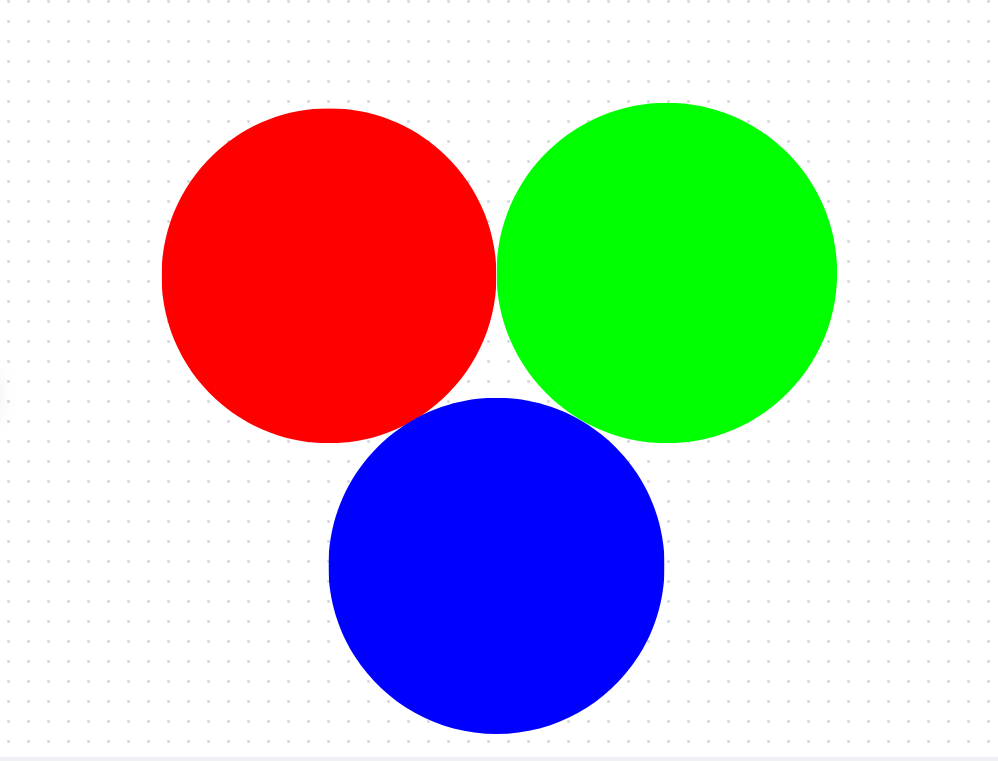
#> input picture code/images/img2.png, 998 x 761 px; its folder holds only this picture in this run
$ python hw13.py
#> lines starting #> are read from the running program, lines starting #| are printed output that depends on the picture
import cv2
import numpy as np
import matplotlib.pyplot as plt
import glob
import os

# ---------- Helper Functions ----------

def adjust_contrast(img, level):
    """Adjust contrast: level ∈ ['low', 'normal', 'high']"""
    if level == 'low':
        return cv2.convertScaleAbs(img, alpha=0.5, beta=30)
    elif level == 'high':
        return cv2.convertScaleAbs(img, alpha=1.5, beta=-30)
    else:
        return img

def apply_fft(img):
    dft = cv2.dft(np.float32(img), flags=cv2.DFT_COMPLEX_OUTPUT)
    dft_shift = np.fft.fftshift(dft)
    magnitude = 20 * np.log(cv2.magnitude(dft_shift[:,:,0], dft_shift[:,:,1]) + 1)
    return dft, dft_shift, magnitude

def make_filters(shape, low=30, high=60):
    rows, cols = shape
    crow, ccol = rows//2, cols//2

    # Low-pass
    low_pass = np.zeros((rows, cols, 2), np.float32)
    cv2.circle(low_pass, (ccol, crow), low, (1,1,0), -1)

    # High-pass
    high_pass = np.ones((rows, cols, 2), np.float32)
    cv2.circle(high_pass, (ccol, crow), high, (0,0,0), -1)

    # Band-pass
    band_pass = np.zeros((rows, cols, 2), np.float32)
    cv2.circle(band_pass, (ccol, crow), high, (1,1,0), -1)
    cv2.circle(band_pass, (ccol, crow), low, (0,0,0), -1)

    return low_pass, high_pass, band_pass

def apply_filter(dft_shift, mask):
    fshift = dft_shift * mask
    f_ishift = np.fft.ifftshift(fshift)
    img_back = cv2.idft(f_ishift)
    img_back = cv2.magnitude(img_back[:,:,0], img_back[:,:,1])
    return img_back

# ---------- Main Processing ----------

os.makedirs("results", exist_ok=True)
img_paths = sorted(glob.glob("./images/*"))[:5]  # take 5 images

for idx, path in enumerate(img_paths):
    img = cv2.imread(path, cv2.IMREAD_GRAYSCALE)
#> img: shape (761, 998); min 80, max 255, mean 216.6
    contrasts = ["low", "normal", "high"]
    low_pass, high_pass, band_pass = make_filters(img.shape, 30, 80)

    # We’ll now show 5 columns: original, FFT, low-pass, high-pass, band-pass
    fig, axes = plt.subplots(3, 5, figsize=(15, 8))
    fig.suptitle(f"Image {idx+1}: Frequency Domain Analysis", fontsize=14)

    for i, c in enumerate(contrasts):
        adj = adjust_contrast(img, c)
        dft, dft_shift, magnitude = apply_fft(adj)

        img_low = apply_filter(dft_shift, low_pass)
        img_high = apply_filter(dft_shift, high_pass)
        img_band = apply_filter(dft_shift, band_pass)

        # Plot all
        axes[i,0].imshow(adj, cmap='gray')
        axes[i,0].set_title(f"{c.capitalize()} Contrast")

        axes[i,1].imshow(magnitude, cmap='gray')
        axes[i,1].set_title("FFT Magnitude")

        axes[i,2].imshow(img_low, cmap='gray')
        axes[i,2].set_title("Low-pass")

        axes[i,3].imshow(img_high, cmap='gray')
        axes[i,3].set_title("High-pass")

        axes[i,4].imshow(img_band, cmap='gray')
        axes[i,4].set_title("Band-pass")

        for j in range(5):
            axes[i,j].axis('off')
#> this loop made 3 passes
#> pass 1, `adj = adjust_contrast(img, c)`:
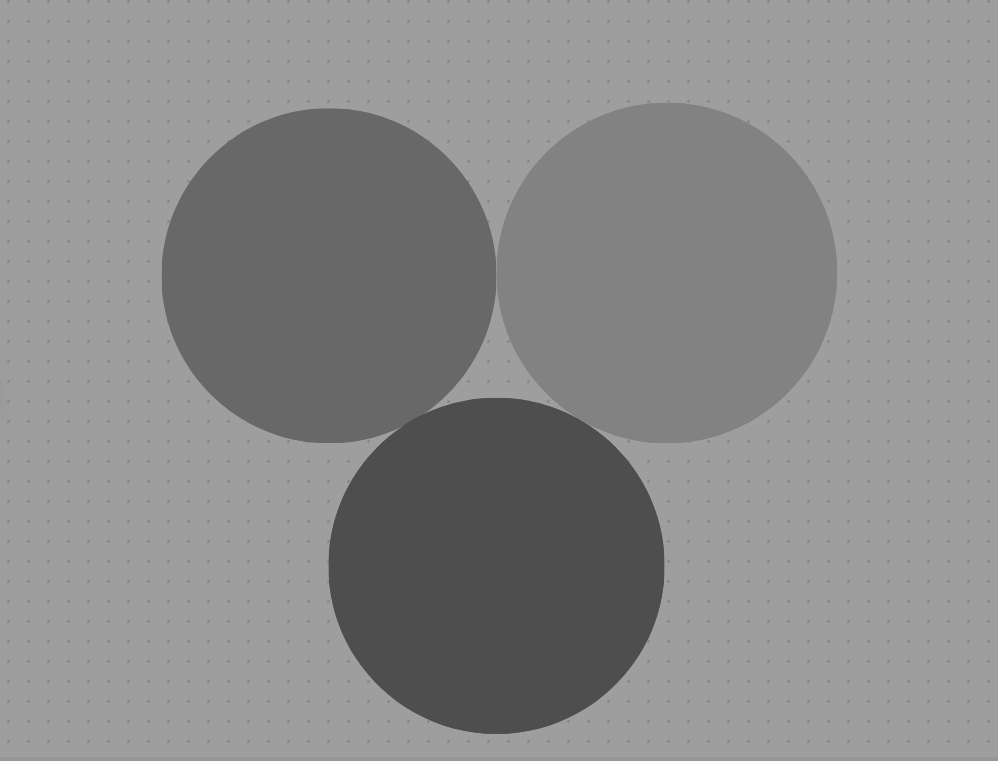
#> adj: shape (761, 998); min 70, max 158, mean 138.7
#> pass 1, in apply_fft, `magnitude = 20 * np.log(cv2.magnitude(dft_shift[:,:,0], dft_shift[:,:,..`:
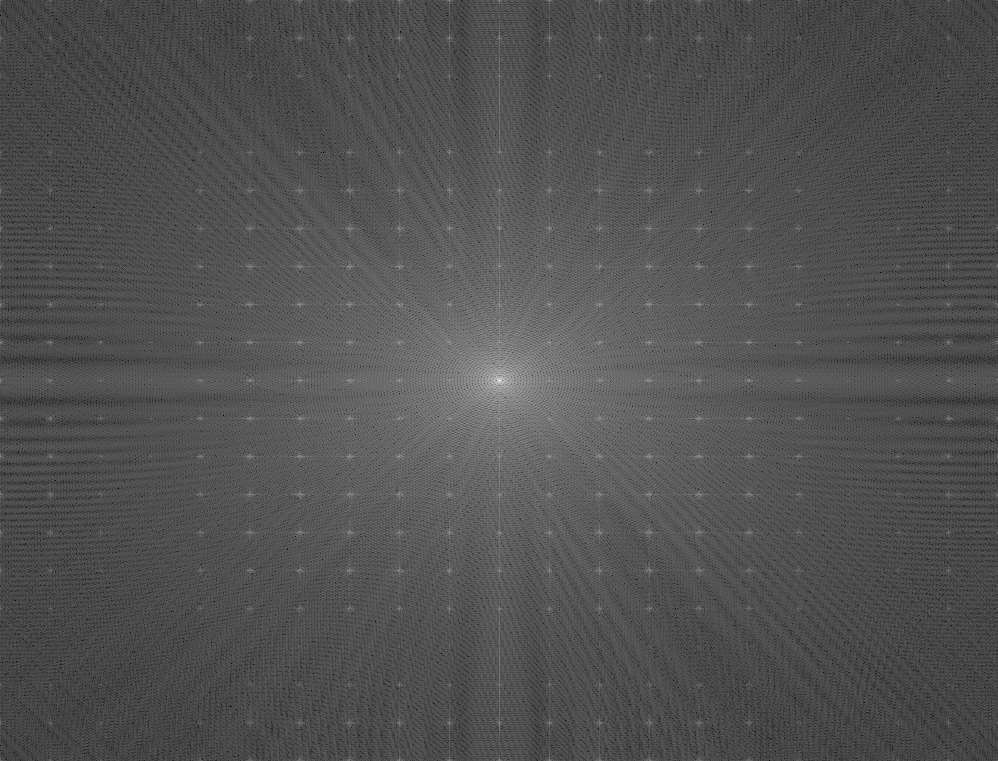
#> magnitude: shape (761, 998) float32; min 31.81, max 369.5, mean 139.9; drawn with min black and max white
#> pass 1, in apply_filter, `img_back = cv2.magnitude(img_back[:,:,0], img_back[:,:,1])`:
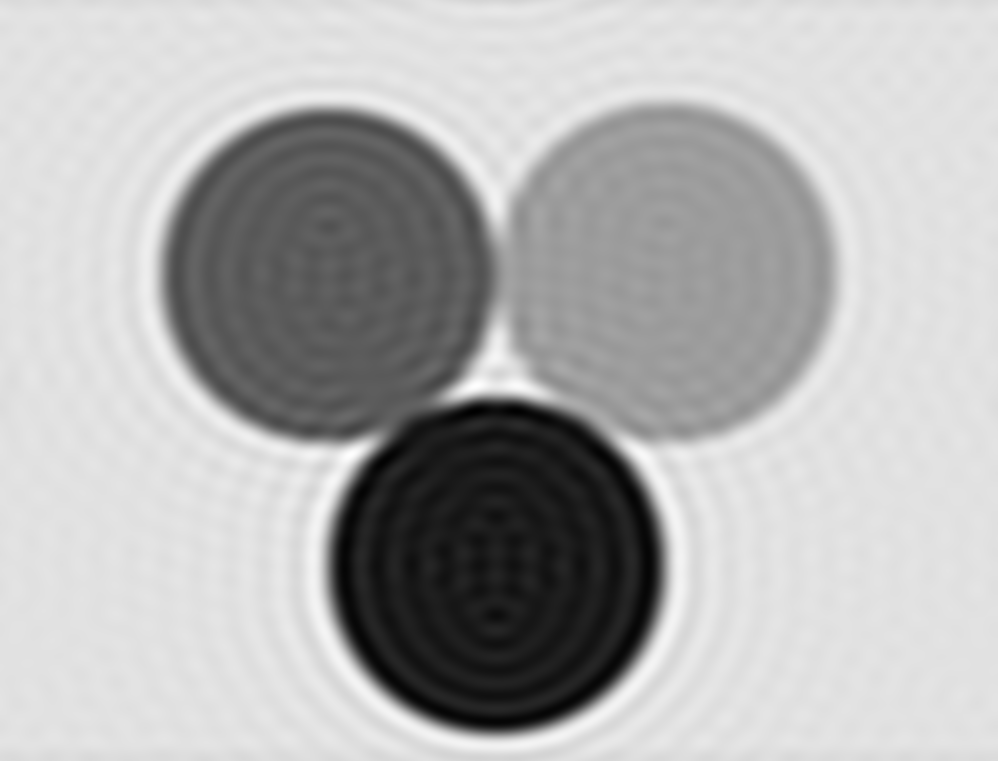
#> img_back: shape (761, 998) float32; min 51173860, max 128601608, mean 105346216; drawn with min black and max white
#> pass 1, in apply_filter (call 2), `img_back = cv2.magnitude(img_back[:,:,0], img_back[:,:,1])`:
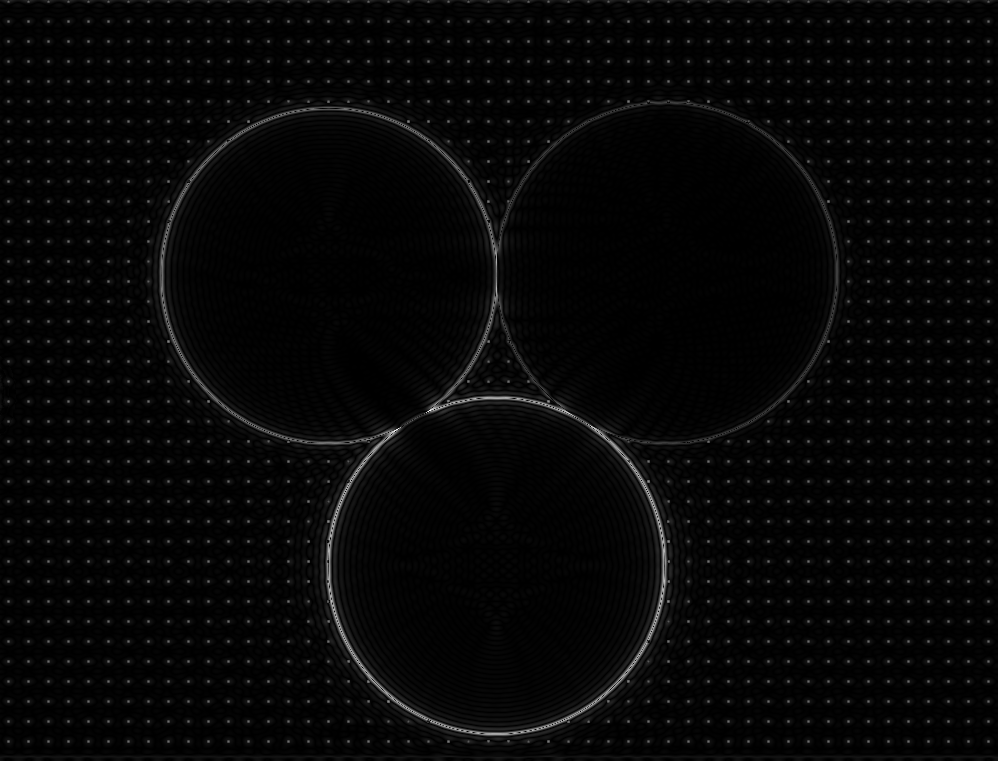
#> img_back: shape (761, 998) float32; min 3.99, max 36613980, mean 1008708.7; drawn with min black and max white
#> after the loop:
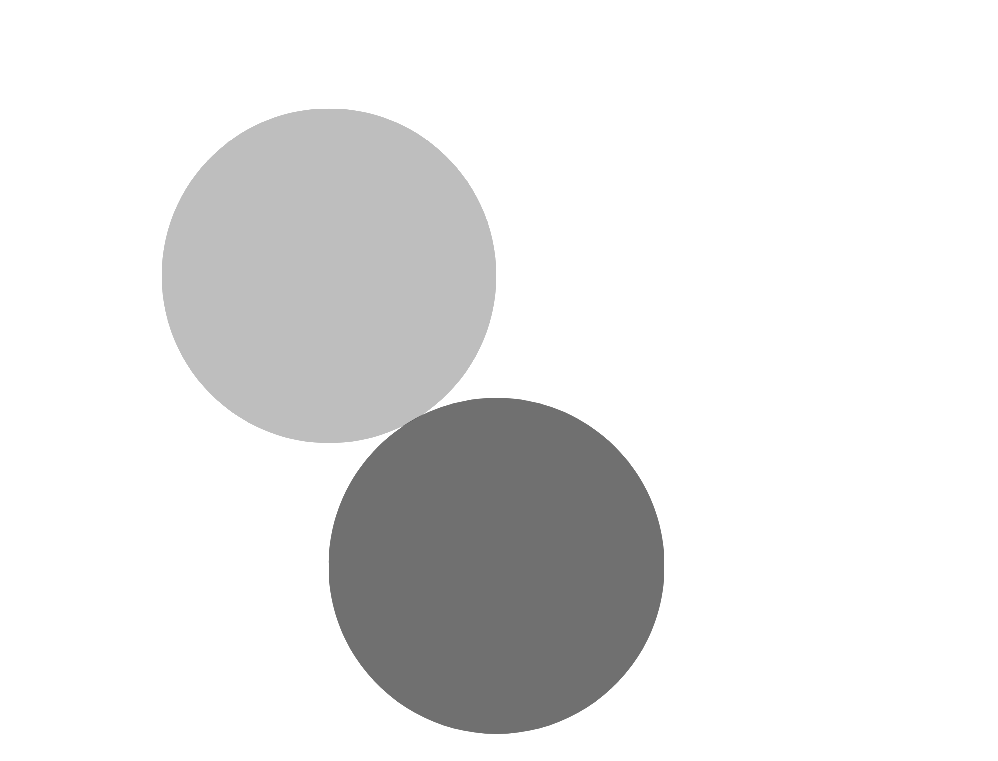
#> adj: shape (761, 998); min 90, max 255, mean 230.8

    plt.tight_layout()
    plt.savefig(f"results/image_{idx+1}_analysis.png", dpi=300)
    plt.close(fig)

# Combine all 5 into one overview
# Create 3x2 grid for 5 images (6 slots; last one empty)
fig_all, ax_all = plt.subplots(3, 2, figsize=(10, 12))

# Flatten the 2D array of axes for easy 1D indexing
ax_all = ax_all.flatten()

for i in range(5):  # 5 images total
    img_res = plt.imread(f"results/image_{i+1}_analysis.png")
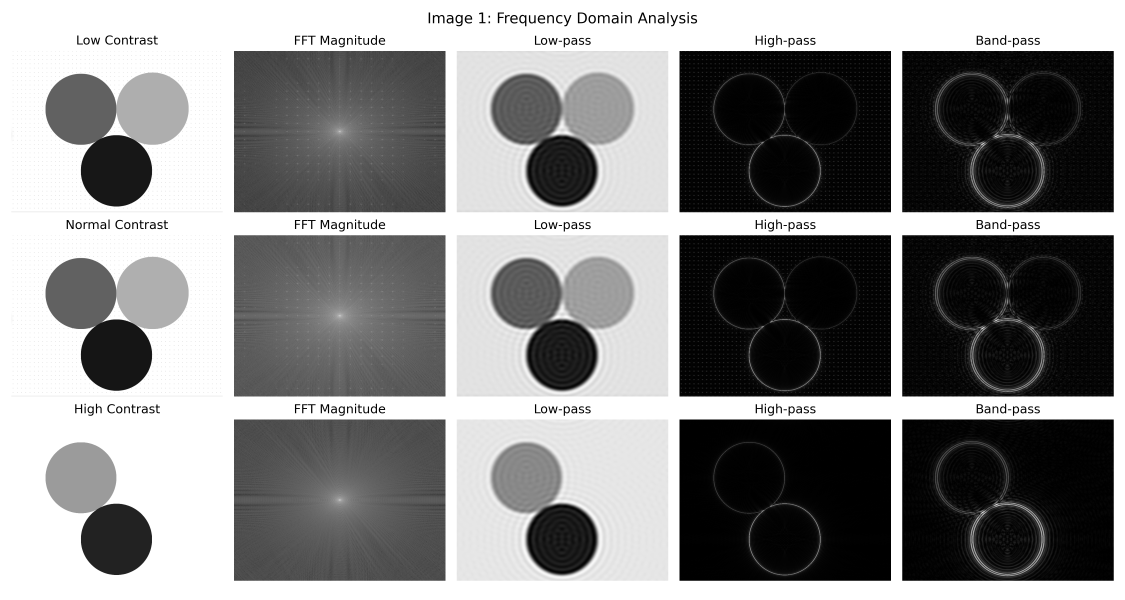
#> img_res: shape (2400, 4500, 4) float32 (shown at 1/4 size); mean R, G, B, A 0.538, 0.538, 0.538, 1
#> (the run stopped early here; a loop or call above may not have finished)
